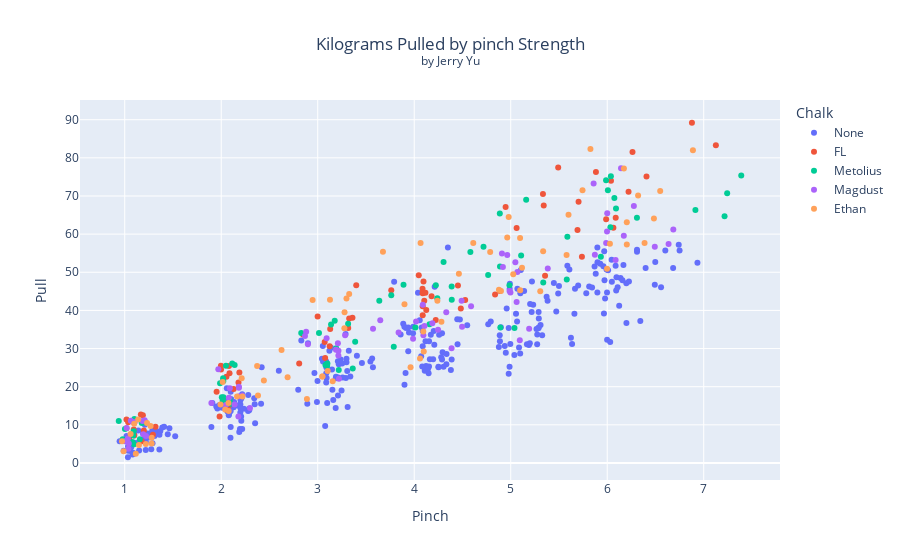
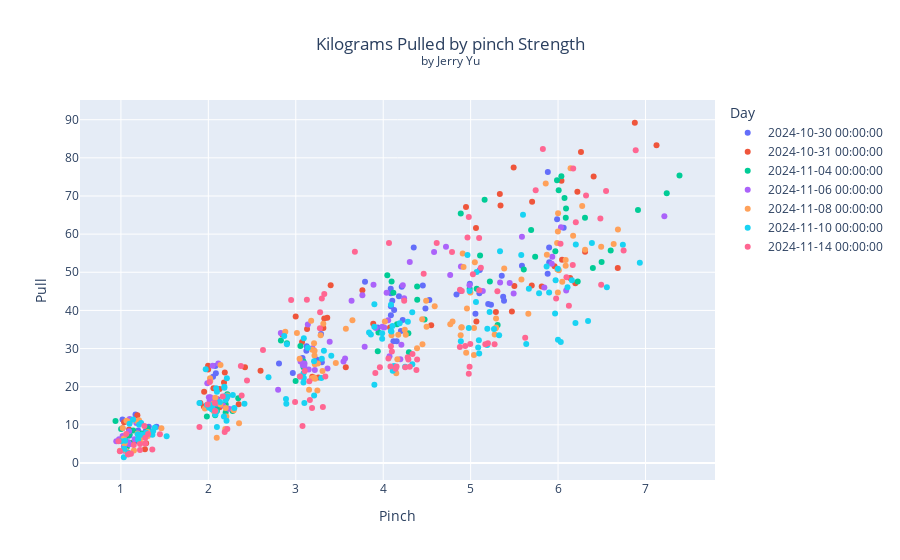

Here is the notebook cell these charts were saved with, in order:
### Markdown cell above
Now we will split this relationship by some of the categorical variables to evaluate impact.

### Code cell
# Type of Chalk
byChalk = px.scatter(Chalk, x = "Pinch", y = "Pull", color = "Chalk", title = "Kilograms Pulled by pinch Strength")
byChalk.update_layout(
    title = {
        "text":"Kilograms Pulled by pinch Strength<br><sup>by Jerry Yu</sub>",
        "x":0.5,
        "xanchor":"center",
        "yanchor":"top"
    }
)
byChalk.show()

# Very Nice Separation for Control and using Chalk, between chalks is less clear. 

byDate = px.scatter(Chalk, x = "Pinch", y = "Pull", color = "Day", title = "Kilograms Pulled by pinch Strength")
byDate.update_layout(
    title = {
        "text":"Kilograms Pulled by pinch Strength<br><sup>by Jerry Yu</sub>",
        "x":0.5,
        "xanchor":"center",
        "yanchor":"top"
    }
)
byDate.show()
# There are not that clear of patterns (seperation) in date.
